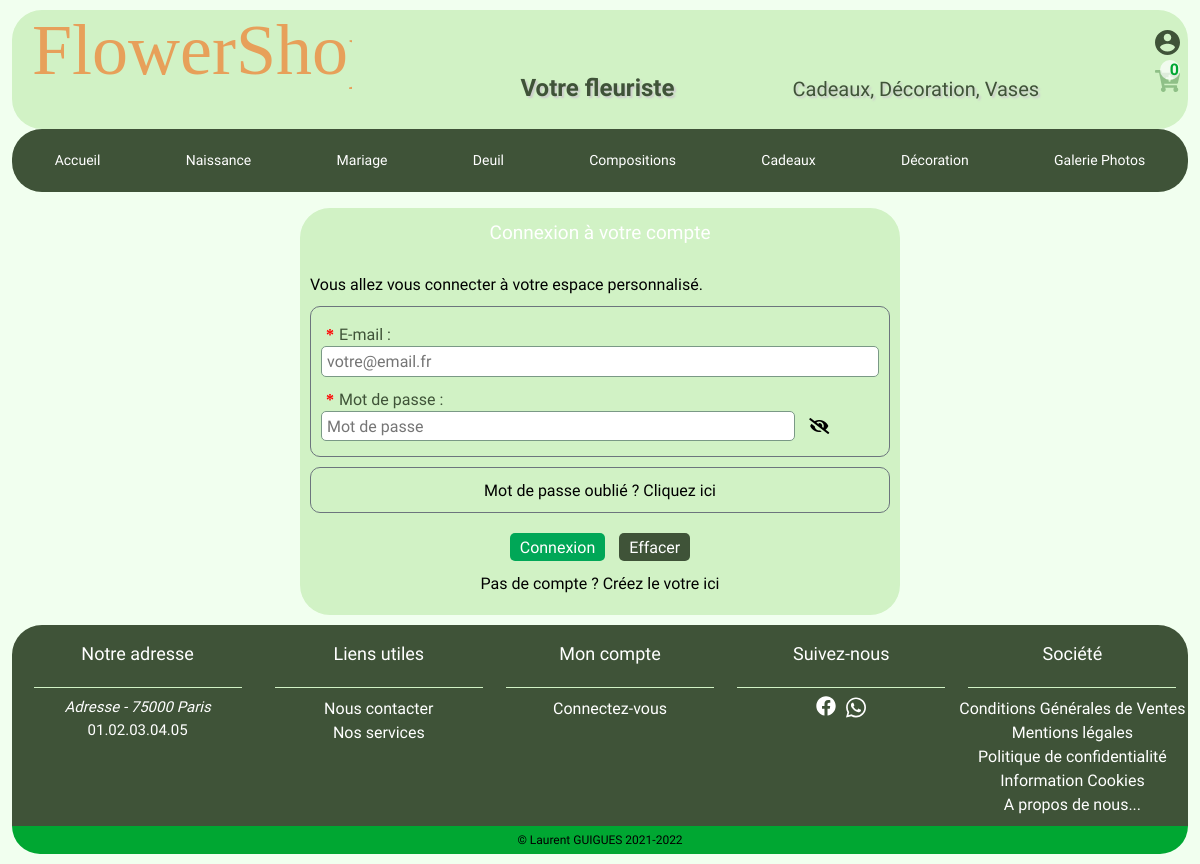
The page /index.php?page=authentification on the database its author committed.
### tables this page shows
CREATE TABLE `category` (
  `id` int(10) NOT NULL,
  `id_category` int(10) DEFAULT NULL,
  `category_name` varchar(255) DEFAULT NULL,
  `title_category` varchar(255) DEFAULT NULL,
  `text_category` text,
  `category_product` int(11) DEFAULT NULL,
  `name_img_category` varchar(255) DEFAULT NULL
);

CREATE TABLE `shop` (
  `id` int(10) NOT NULL,
  `id_gender` int(10) NOT NULL,
  `lastname` varchar(255) DEFAULT NULL,
  `firstname` varchar(255) DEFAULT NULL,
  `capacity` varchar(255) DEFAULT NULL,
  `company` varchar(255) DEFAULT NULL,
  `addresse` varchar(255) DEFAULT NULL,
  `zip_code` varchar(5) DEFAULT NULL,
  `city` varchar(255) DEFAULT NULL,
  `country` varchar(255) DEFAULT NULL,
  `phone` varchar(14) DEFAULT NULL,
  `siret` varchar(14) DEFAULT NULL,
  `rcs` varchar(255) DEFAULT NULL,
  `localization_map` longtext,
  `homepage_teaser_title` varchar(255) DEFAULT NULL
);

CREATE TABLE `social_network` (
  `id` int(10) NOT NULL,
  `network_name` varchar(255) DEFAULT NULL,
  `network_url` varchar(255) DEFAULT NULL,
  `network_img` varchar(255) DEFAULT NULL,
  `network_description` varchar(45) DEFAULT NULL,
  `active` tinyint(1) NOT NULL
);

CREATE TABLE `content` (
  `id_page` int(10) NOT NULL,
  `title_content` varchar(255) DEFAULT NULL,
  `text_content` text,
  `img_content` varchar(255) DEFAULT NULL,
  `deletable` int(11) DEFAULT NULL,
  `active` int(11) DEFAULT NULL,
  `id_location` int(10) DEFAULT '0',
  `date_add` date DEFAULT NULL,
  `date_upd` date DEFAULT NULL
);

### controllers/LayoutController.php (called while the page is built, shortened)
<?php
require('models/Shop.php');
require('models/SocialNetwork.php');
require('models/Category.php');
require('models/Content.php');
class LayoutController
{
    public function __construct()
    {
        $this -> _shopInformation = new Shop();
        $this -> _socialNetwork = new SocialNetwork();
        $this -> _category = new Category();
        $this -> _content = new Content();
        $this -> _shopInformation = $this -> _shopInformation -> getShopInformation();
    }
}

### models/Category.php (called while the page is built, shortened)
<?php
class category
{
    private $_db;
    public function __construct()
    {
        $this -> _connectDb = new configDb();
        $this -> _db = $this -> _connectDb -> getConnection();
    }
    public function getCategorys()
    {
        $query = $this -> _db -> prepare('SELECT id_category, category_name, title_category, text_category, category_product FROM category');
        $query -> execute();
        $categorys = $query -> fetchAll();
        return $categorys;
    }
}

### config/configDb.php (called while the page is built)
<?php
class configDb {
    private $_db;
    public function __construct()
    {
        try
        {
            $this -> _db = new PDO('mysql:host=localhost;dbname=flower_shop;charset=utf8','root', 'root', array(PDO::ATTR_ERRMODE=>PDO::ERRMODE_WARNING));
        }
        catch(Exception $e)
        {
            die('Message : Erreur de connexion à votre base de donnée'.$e->getMessage());
        }
    }
    public function getConnection()
    {
        return $this -> _db;
    }
}

### models/Shop.php (called while the page is built, shortened)
<?php
class Shop
{
    private $_db;
    public function __construct()
    {
        $this -> _connectDb = new configDb();
        $this -> _db = $this -> _connectDb -> getConnection();
    }
    public function getShopInformation()
    {
        $query = $this -> _db -> prepare('SELECT id,shop.id_gender,gender.gender_name,lastname,firstname,capacity,company,addresse,zip_code,city,country,phone,siret,rcs,localization_map,homepage_teaser_title FROM shop INNER JOIN gender ON shop.id_gender = gender.id_gender');
        $query -> execute();
        $shopInformation = $query -> fetch();
        return $shopInformation;
    }
}

### models/SocialNetwork.php (called while the page is built, shortened)
<?php
class SocialNetwork
{
    private $_db;
    public function __construct()
    {
        $this -> _connectDb = new configDb();
        $this -> _db = $this -> _connectDb -> getConnection();
    }
    public function getActiveSocialNetworks()
    {
        $query = $this -> _db -> prepare('SELECT id,network_name,network_url,network_img,network_description FROM social_network WHERE active = 1');
        $query -> execute();
        $socialNetworks = $query -> fetchAll();
        return $socialNetworks;
    }
}

### models/Content.php (called while the page is built, shortened)
<?php
class Content
{
    private $_db;
    public function __construct()
    {
        $this -> _connectDb = new configDb();
        $this -> _db = $this -> _connectDb -> getConnection();
    }
    public function getLinksFooterByLocation($idLocation)
    {
        $query = $this -> _db -> prepare('SELECT id_page, title_content, active FROM content WHERE id_location = ? AND active = 1');
        $query -> execute([$idLocation]);
        $linksFooter = $query -> fetchAll();
        return $linksFooter;
    }
}

### www/views/templates/layout.phtml (the view, shortened to what this page needs)
<!DOCTYPE html>
<html lang="fr">
<head>
    <link rel="stylesheet" href="https://cdnjs.cloudflare.com/ajax/libs/font-awesome/5.15.4/css/all.min.css" />
    <link rel="stylesheet" type="text/css" href="www/assets/css/normalize.css">
    <link rel="stylesheet" type="text/css" href="www/assets/css/theme.css">
</head>
<body class="scroll">
    <div class="container">
        <header>
            <div class="logo"><a class="logo" href="index.php"><img src="www/assets/img/svg/logo/logo.svg" alt="Logo du fleuriste FlowerShop" title="Votre fleuriste FlowerShop"></a>
                <h1>Votre fleuriste</h1>
                <p class="display-desktop-product">Cadeaux, Décoration, Vases</p>
            </div>
            <nav>
                <span id="userMenuClosed" class="icon-account-user">
                    <img src="www/assets/img/svg/icons/<?= !isset($_SESSION['idUser']) ? 'account_offline.svg' : 'account_online.svg' ?>" alt="Connexion espace client" title="<?= !isset($_SESSION['idUser']) ? 'Connectez-vous' : 'Mon compte' ?>">
                </span>
            </nav>
            <div class="icon-cart">
                <a id="cartStatus" href="index.php?page=viewCart" title="Mon panier">
                    <img src="www/assets/img/svg/icons/<?= empty($_SESSION['basket']) ? 'cart_empty.svg' : 'cart_full.svg' ?>" alt="Panier" title="<?= empty($_SESSION['basket']) ? 'Panier vide' : 'Voir votre panier' ?>">
                    <div class="cart-qty">
                        <span id="targetCartQty" class="qty">
                            <?= empty($_SESSION['basket']) ? '0' : '' ?>
                        </span>
                    </div>
                </a>
            </div>
                        <?php foreach ($this->_category->getCategorys() as $linkCategory) : ?>
                            <li><a href="index.php?page=category&id=<?= htmlspecialchars($linkCategory['id_category']) ?>" title="<?= htmlspecialchars($linkCategory['category_name']) ?>"><?= htmlspecialchars($linkCategory['category_name']) ?></a></li>
                        <?php endforeach; ?>
        </header>
        <main class="main-containt">
            <nav class="header-nav-desktop">
                <a class="nav-desktop" href="index.php" title="Accueil">Accueil</a>
                <?php foreach ($this->_category->getCategorys() as $linkCategory) : ?>
                    <a class="nav-desktop" href="index.php?page=category&id=<?= htmlspecialchars($linkCategory['id_category']) ?>" title="<?= htmlspecialchars($linkCategory['category_name']) ?>"><?= htmlspecialchars($linkCategory['category_name']) ?></a>
                <?php endforeach; ?>
            </nav>
        </main>
        <footer>
            <div class="row-footer">
                <section class="footer-address">
                    <h3 class="title-footer">Notre adresse</h3>
                    <div class="tirets"></div>
                    <address><?= htmlspecialchars($this->_shopInformation['addresse']) . " - " . htmlspecialchars($this->_shopInformation['zip_code']) . " " . htmlspecialchars($this->_shopInformation['city']) ?></address>
                    <span><?= htmlspecialchars($this->_shopInformation['phone']) ?></span>
                </section>
                <nav class="footer-nav">
                    <h3 class="title-footer">Liens utiles</h3>
                    <div class="tirets"></div>
                    <ul>
                        <li><a href="index.php?page=contact" title="Nous contacter">Nous contacter</a></li>
                        <li><a href="index.php?page=services" title="Nos services">Nos services</a></li>
                    </ul>
                </nav>
                <nav class="footer-nav">
                    <h3 class="title-footer">Mon compte</h3>
                    <div class="tirets"></div>
                    <ul>
                        <?php if (isset($_SESSION['idUser'])) : ?>
                            <li><a href="index.php?page=customer_account" title="Mon compte">Mon compte</a></li>
                            <li><a href="index.php?page=identity" title="Mes informations">Mes Informations</a></li>
                            <li><a href="index.php?page=userAddress" title="Mes adresses">Mes adresses</a></li>
                            <li><a href="index.php?page=myOrders" title="Mes commandes">Mes commandes</a></li>
                            <li><a href="index.php?page=myBookingsFlowerWorkshop" title="Mes ateliers">Mes ateliers</a></li>
                            <li><a href="index.php?page=myMessages" title="Mes messages">Mes messages</a></li>
                            <li><a href="index.php?page=disconnection" title="Déconnexion">Déconnexion</a></li>
                        <?php else : ?>
                            <li><a href="index.php?page=authentification" title="Connectez-vous">Connectez-vous</a></li>
                        <?php endif; ?>
                    </ul>
                </nav>
                <section class="icon-social">
                    <h3 class="title-footer">Suivez-nous</h3>
                    <div class="tirets"></div>
                    <div class="icons">
                        <?php foreach ($this->_socialNetwork->getActiveSocialNetworks() as $socialNetwork) : ?>
                            <a href="<?= htmlspecialchars($socialNetwork['network_url']) ?>" title="<?= htmlspecialchars($socialNetwork['network_url']) ?>">
                                <img class="social-icons" src="www/assets/img/svg/icons/<?= htmlspecialchars($socialNetwork['network_img']) ?>" alt="<?= htmlspecialchars($socialNetwork['network_description']) ?>" title="<?= htmlspecialchars($socialNetwork['network_name']) ?>">
                            </a>
                        <?php endforeach; ?>
                    </div>
                </section>
                <nav class="footer-nav">
                    <h3 class="title-footer">Société</h3>
                    <div class="tirets"></div>
                    <ul>
                        <?php foreach ($this->_content->getLinksFooterByLocation($idLocation = 6) as $linkFooter) : ?>
                            <li><a href="index.php?page=static&id=<?= htmlspecialchars($linkFooter['id_page']) ?>" title="<?= htmlspecialchars($linkFooter['title_content']) ?>"><?= htmlspecialchars($linkFooter['title_content']) ?></a></li>
                        <?php endforeach; ?>
                    </ul>
                </nav>
            </div>
            <div class="copyright">
                <span>&copy;<a href="https://www.linkedin.com/in/laurent-guigues-25939b69/" title="Copyright Laurent GUIGUES"> Laurent GUIGUES 2021-<?= date('Y') ?></a></span>
            </div>
        </footer>
    </div>
</body>
</html>

### www/assets/css/theme.css (style rules this page uses)
* { box-sizing: border-box; }
html { font-size: 62.5%; }
body { background-color: rgba(241,255,239,1); font-family: 'Font Awesome 5 free', 'Font Awesome 5 Brands', 'Signika', sans-serif; font-size: 1.6rem; line-height: 1.5; color: rgba(255,255,255); }
.container { position: relative; top: 0; left: 0; }
h2,h3,h4 { font-weight: normal; text-align: center; padding: 1rem; }
h3 { font-size: 1.8rem; }
a { color: rgba(255,255,255); text-decoration: none; }
img { width: 100%; height: auto; }
p { margin: 1rem; text-align: justify; color: rgba(0,0,0,1); }
ul { margin: 0; padding: 0; }
ul, li { display: block; }
address { color: rgba(255,255,255,1); }
.tirets { width: 90%; margin-left: auto; margin-right: auto; }
header { background-color : rgba(209,242,197,1); width: 98%; margin: 1rem auto 0 auto; border-radius: 3rem; }
.icon-account-user { position: absolute; top: 2rem; right: 2rem; cursor: pointer; }
.logo { margin-left: auto; margin-right: auto; text-align: center; }
.logo img { width: 70%; margin-top: 1rem; }
.logo h1 { font-size: 2.4rem; color:rgba(63,83,56,1); text-shadow: 2px 2px 2px #ccc; margin: 0; }
.display-desktop-product { display: none; }
.icon-cart { position: absolute; top: 6rem; right: 2rem; width: 2.5rem; }
.cart-qty { position: absolute; background-color: rgba(255,255,255,.7); border-radius: 100%; width: 2rem; height: 2rem; top: -1rem; right: 0rem; }
.qty { position: absolute; top: -0.3rem; right: 0.1rem; color: rgba(0,167,50,1); font-weight: bold; }
.cart-qty, .qty { cursor: pointer; }
.header-nav-desktop { display: none; }
.main-containt { max-width: 1400px; background-color : rgba(241,255,239,1); margin-left: auto; margin-right: auto; }
.row-footer { background-color : rgba(63,83,56,1); width: 98%; margin: 1rem auto 0 auto; border-radius: 3rem 3rem 0 0; }
.tirets { border-top: 1px solid rgba(209,242,197,1); padding-bottom: 0.8rem; }
.footer-nav { margin-top: 0; padding-bottom: 1rem; }
.title-footer { text-align: center; margin-top: 0; margin-bottom: 1rem; color: rgba(255,255,255,1); font-weight: normal; padding-top: 0.5rem; }
.footer-nav a { display: block; text-align: center; }
.icon-social { margin-top: 0; margin-bottom: 1rem; }
.icons { display: inline-flex; justify-content: center; width: 100%; }
.social-icons { width: 2rem; margin: 0 0.5rem; }
.footer-address { display: block; font-weight: normal; font-size: 1.5rem; margin: 0 1rem; text-align: center; padding: 1rem 0; }
.footer-address h3 { color: rgba(255,255,255,1); font-weight: normal; margin-top: 0; margin-bottom: 1rem; }
.copyright { background-color: rgba(0,167,50,1); border-radius: 0 0 3rem 3rem; width: 98%; margin: 0 auto 1rem auto; text-align: center; padding: 0.5rem 0; }
.copyright, .copyright a { font-size: 1.2rem; color: rgba(0,0,0,1); }
@media screen and (min-width: 410px) { .logo img { width: 55%; } }
@media screen and (min-width: 768px) { header { padding-bottom: 2rem; } }
@media screen and (min-width: 768px) { .logo { display: flex; align-items: baseline; width: 97%; margin-left: 1rem; } }
@media screen and (min-width: 768px) { .logo img { width: 80%; margin-bottom: 1rem; margin-right: 1rem; } }
@media screen and (min-width: 768px) { .logo h1 { width: 80%; margin-right: 2rem; } }
@media screen and (min-width: 768px) { .header-nav-desktop { background-color: rgba(63,83,56,1); display: flex; justify-content: space-around; width: 98%; border-radius: 3rem; margin: 0 auto; padding: 0.6rem 0; } }
@media screen and (min-width: 768px) { .header-nav-desktop a { font-size: 1.4rem; } }
@media screen and (min-width: 768px) { .nav-desktop { align-items: center; padding: 1.5rem; border-radius: 2rem; } }
@media screen and (min-width: 768px) { .row-footer { display: flex; flex-direction: row; justify-content: space-around; align-items: baseline; } }
@media screen and (min-width: 768px) { .footer-nav, .icon-social, .footer-address { width: 30%; } }
@media screen and (min-width: 880px) { .display-desktop-product { display: block; font-size: 2rem; color:rgba(63,83,56,1); text-shadow: 2px 2px 2px #ccc; width: 80%; margin-top: 1rem; margin-right: 4rem; margin-bottom: 0.5rem; } }

### rows shown on the page
category: category_name "Naissance"
category: category_name "Mariage"
category: category_name "Deuil"
category: category_name "Compositions"
category: category_name "Cadeaux"
category: category_name "Décoration"
category: category_name "Galerie Photos"
shop: addresse "Adresse", zip_code "75000", city "Paris", phone "01.02.03.04.05"
social_network: network_img (picture)
social_network: network_img (picture)
content: title_content "Conditions Générales de Ventes"
content: title_content "Mentions légales"
content: title_content "Politique de confidentialité"
content: title_content "Information Cookies"
content: title_content "A propos de nous..."
